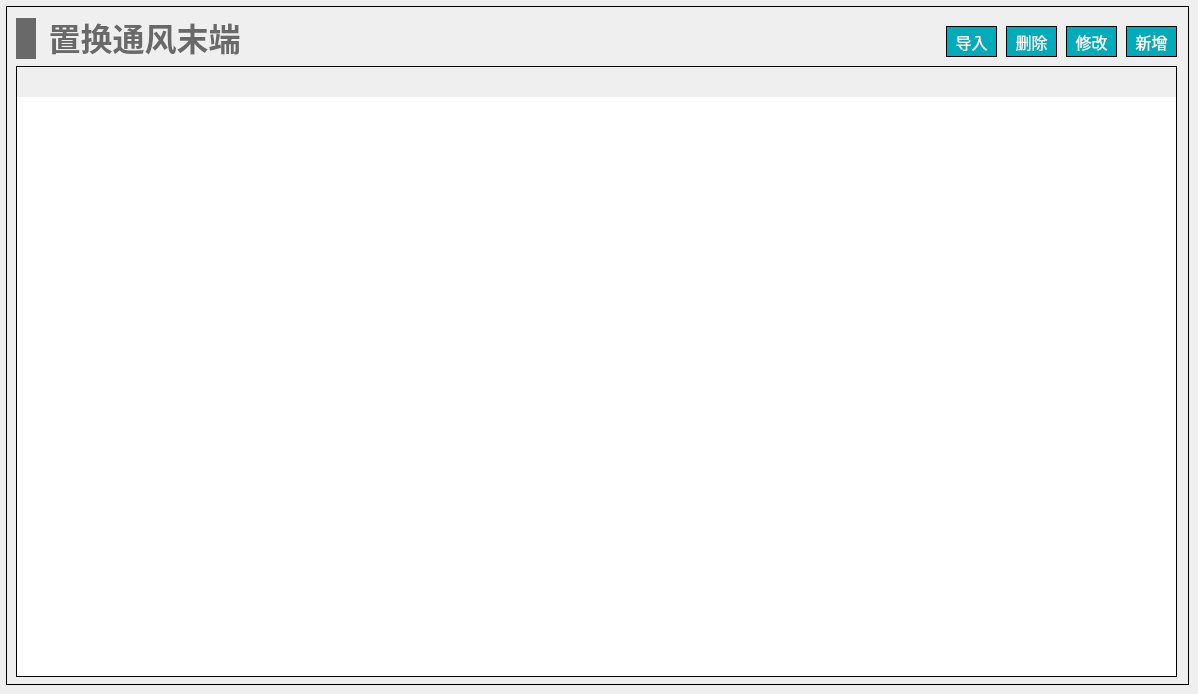
   <widget class="QWidget" name="page_disp_vent_terminal_refl">
    <widget class="QWidget" name="widget_disp_vent_terminal_refl" native="true">
     <property name="geometry">
      <rect>
       <x>6</x>
       <y>6</y>
       <width>1183</width>
       <height>679</height>
      </rect>
     </property>
     <property name="styleSheet">
      <string notr="true">#widget_disp_vent_terminal_refl
{
border: 1px solid #000000;
}</string>
     </property>
     <widget class="QTableWidget" name="tableWidget_disp_vent_terminal_refl">
      <property name="geometry">
       <rect>
        <x>10</x>
        <y>60</y>
        <width>1161</width>
        <height>611</height>
       </rect>
      </property>
      <property name="focusPolicy">
       <enum>Qt::NoFocus</enum>
      </property>
      <property name="layoutDirection">
       <enum>Qt::LeftToRight</enum>
      </property>
      <property name="styleSheet">
       <string notr="true">/*设置标题(包括垂直+水平的)*/
QHeaderView
{							
	
	font-size: 15px;				/*字大小*/
	font-family: '黑体';
	/*border: 1px solid #B4B4B4;*/
	border:none;
    /*border-bottom: 2px solid #999999; */		/*下边框颜色*/
    /*background: #9DC6E6;*/				/*背景浅蓝色*/ 
	min-height:30px;
	text-align: center;	       
}


/*设置标题(水平的)*/
QHeaderView::section:horizontal { 					
        border: 1px solid #AFAFAF; 			/*间隔颜色*/
	    border-bottom: 2px solid #999999; 							
        color: black;
        background: #9DC6E6;
}

/*设置鼠标停留状态*/
QHeaderView::section:horizontal:hover 
{			
        color: black;							/*字体白色*/
        background: #82AFC9;				/*背景深蓝色*/
}

/*设置鼠标按下状态*/
QHeaderView::section:horizontal:pressed 
{			
        color: black;
        background: #82AFC9;
		border-bottom: 3px solid #037BFC;				
}


QTableWidget 
{
		font-size: 14px;				/*10榜*/
		font-family: '黑体';				
		color : black;				
        border: 1px solid #000000;		
        background: white;
        gridline-color: #E0E0E0;	
        text-align: center;	
        outline:0px;			/*禁止焦点*/
}

/*设置选中的视图项*/
QTableWidget::item:selected
{				    
		border: 2px solid #0398FC;	
        color : black;				
}</string>
      </property>
      <property name="frameShape">
       <enum>QFrame::StyledPanel</enum>
      </property>
     </widget>
     <widget class="QWidget" name="layoutWidget_34">
      <property name="geometry">
       <rect>
        <x>10</x>
        <y>10</y>
        <width>231</width>
        <height>45</height>
       </rect>
      </property>
      <layout class="QHBoxLayout" name="horizontalLayout_47">
       <item>
        <widget class="QLabel" name="label_108">
         <property name="minimumSize">
          <size>
           <width>20</width>
           <height>41</height>
          </size>
         </property>
         <property name="maximumSize">
          <size>
           <width>20</width>
           <height>41</height>
          </size>
         </property>
         <property name="styleSheet">
          <string notr="true">QLabel { 
border: none; 
background-color : rgb(105, 105, 105);
}</string>
         </property>
         <property name="text">
          <string/>
         </property>
        </widget>
       </item>
       <item>
        <widget class="QLabel" name="label_109">
         <property name="font">
          <font>
           <family>Microsoft YaHei</family>
           <pointsize>24</pointsize>
           <bold>true</bold>
          </font>
         </property>
         <property name="styleSheet">
          <string notr="true">QLabel { 
border: none; 
color : rgb(105, 105, 105);
}</string>
         </property>
         <property name="text">
          <string>置换通风末端</string>
         </property>
         <property name="alignment">
          <set>Qt::AlignBottom|Qt::AlignHCenter</set>
         </property>
        </widget>
       </item>
      </layout>
     </widget>
     <widget class="QPushButton" name="pushButton_disp_vent_terminal_refl_revise">
      <property name="geometry">
       <rect>
        <x>1060</x>
        <y>20</y>
        <width>51</width>
        <height>31</height>
       </rect>
      </property>
      <property name="font">
       <font>
        <family>黑体</family>
        <pointsize>12</pointsize>
       </font>
      </property>
      <property name="styleSheet">
       <string notr="true">QPushButton
{
	color:#ffffff; /*文字颜色*/
    background-color: #00ACB9;/*背景色*/
    border-radius:0px; /*边框倒角*/
	border: 1px solid #000000;
}


QPushButton:hover 
{
background-color: rgb(0,142,153);
color: white;
}</string>
      </property>
      <property name="text">
       <string>修改</string>
      </property>
     </widget>
     <widget class="QPushButton" name="pushButton_disp_vent_terminal_refl_add">
      <property name="geometry">
       <rect>
        <x>1120</x>
        <y>20</y>
        <width>51</width>
        <height>31</height>
       </rect>
      </property>
      <property name="font">
       <font>
        <family>黑体</family>
        <pointsize>12</pointsize>
       </font>
      </property>
      <property name="styleSheet">
       <string notr="true">QPushButton
{
	color:#ffffff; /*文字颜色*/
    background-color: #00ACB9;/*背景色*/
    border-radius:0px; /*边框倒角*/
	border: 1px solid #000000;
}


QPushButton:hover 
{
background-color: rgb(0,142,153);
color: white;
}</string>
      </property>
      <property name="text">
       <string>新增</string>
      </property>
     </widget>
     <widget class="QPushButton" name="pushButton_disp_vent_terminal_refl_input">
      <property name="geometry">
       <rect>
        <x>940</x>
        <y>20</y>
        <width>51</width>
        <height>31</height>
       </rect>
      </property>
      <property name="font">
       <font>
        <family>黑体</family>
        <pointsize>12</pointsize>
       </font>
      </property>
      <property name="styleSheet">
       <string notr="true">QPushButton
{
	color:#ffffff; /*文字颜色*/
    background-color: #00ACB9;/*背景色*/
    border-radius:0px; /*边框倒角*/
	border: 1px solid #000000;
}


QPushButton:hover 
{
background-color: rgb(0,142,153);
color: white;
}</string>
      </property>
      <property name="text">
       <string>导入</string>
      </property>
     </widget>
     <widget class="QPushButton" name="pushButton_disp_vent_terminal_refl_del">
      <property name="geometry">
       <rect>
        <x>1000</x>
        <y>20</y>
        <width>51</width>
        <height>31</height>
       </rect>
      </property>
      <property name="font">
       <font>
        <family>黑体</family>
        <pointsize>12</pointsize>
       </font>
      </property>
      <property name="styleSheet">
       <string notr="true">QPushButton
{
	color:#ffffff; /*文字颜色*/
    background-color: #00ACB9;/*背景色*/
    border-radius:0px; /*边框倒角*/
	border: 1px solid #000000;
}


QPushButton:hover 
{
background-color: rgb(0,142,153);
color: white;
}</string>
      </property>
      <property name="text">
       <string>删除</string>
      </property>
     </widget>
    </widget>
   </widget>
